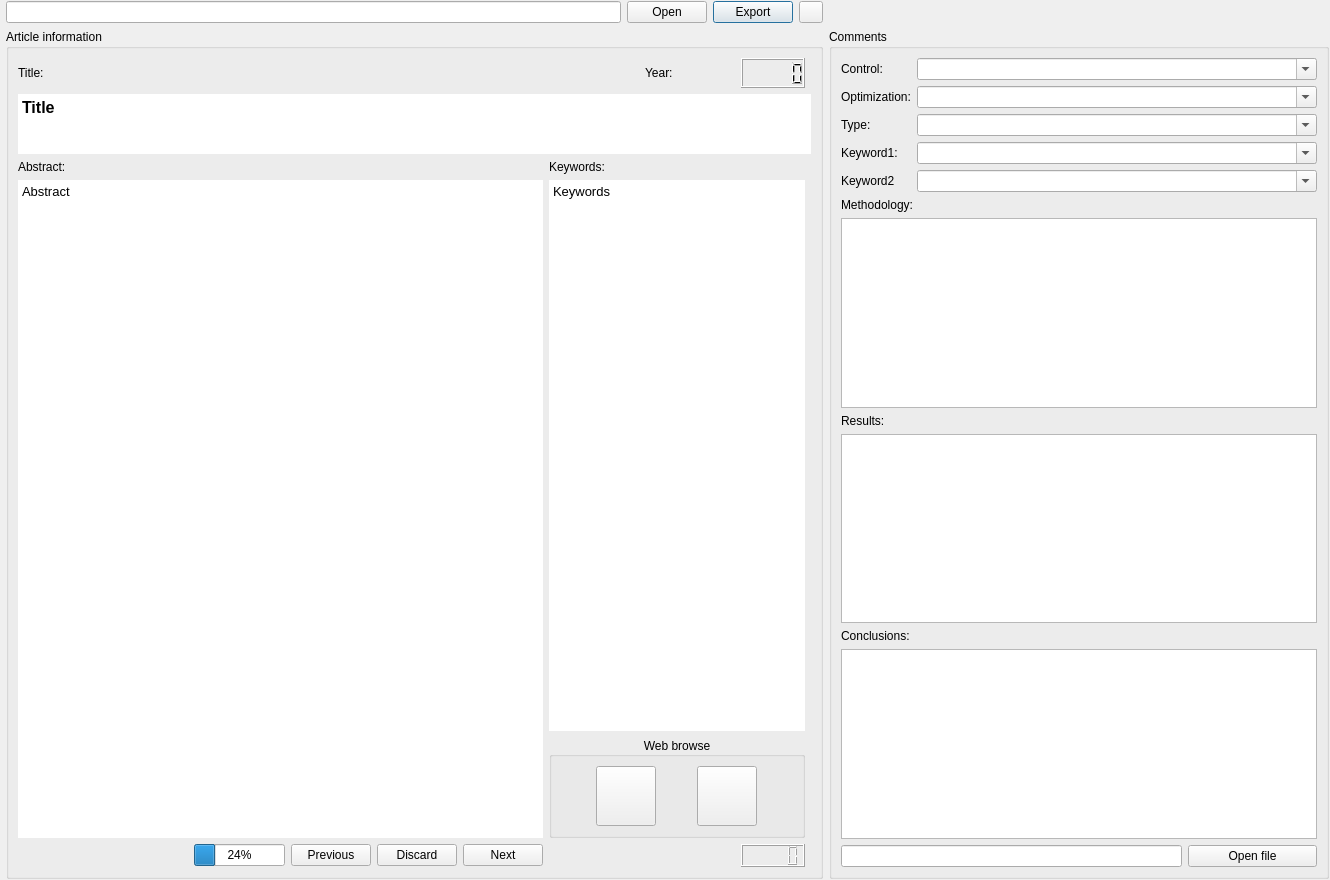
<?xml version="1.0" encoding="UTF-8"?>
<ui version="4.0">
 <class>Dialog</class>
 <widget class="QDialog" name="Dialog">
  <property name="geometry">
   <rect>
    <x>0</x>
    <y>0</y>
    <width>1316</width>
    <height>880</height>
   </rect>
  </property>
  <property name="sizePolicy">
   <sizepolicy hsizetype="Preferred" vsizetype="Preferred">
    <horstretch>0</horstretch>
    <verstretch>0</verstretch>
   </sizepolicy>
  </property>
  <property name="font">
   <font>
    <bold>false</bold>
   </font>
  </property>
  <property name="windowTitle">
   <string>Dialog</string>
  </property>
  <property name="autoFillBackground">
   <bool>false</bool>
  </property>
  <layout class="QGridLayout" name="gridLayout_3">
   <property name="leftMargin">
    <number>6</number>
   </property>
   <property name="topMargin">
    <number>1</number>
   </property>
   <property name="rightMargin">
    <number>1</number>
   </property>
   <property name="bottomMargin">
    <number>1</number>
   </property>
   <item row="0" column="2">
    <widget class="QPushButton" name="save">
     <property name="sizePolicy">
      <sizepolicy hsizetype="Fixed" vsizetype="Fixed">
       <horstretch>0</horstretch>
       <verstretch>0</verstretch>
      </sizepolicy>
     </property>
     <property name="text">
      <string>Export</string>
     </property>
    </widget>
   </item>
   <item row="1" column="0" rowspan="3" colspan="4">
    <widget class="QGroupBox" name="groupBox_2">
     <property name="sizePolicy">
      <sizepolicy hsizetype="Fixed" vsizetype="Preferred">
       <horstretch>0</horstretch>
       <verstretch>0</verstretch>
      </sizepolicy>
     </property>
     <property name="maximumSize">
      <size>
       <width>1000</width>
       <height>16777215</height>
      </size>
     </property>
     <property name="title">
      <string>Article information</string>
     </property>
     <layout class="QGridLayout" name="gridLayout_2">
      <item row="3" column="2">
       <widget class="QLabel" name="label_3">
        <property name="text">
         <string>Keywords:</string>
        </property>
       </widget>
      </item>
      <item row="12" column="2" colspan="2">
       <spacer name="horizontalSpacer_2">
        <property name="orientation">
         <enum>Qt::Horizontal</enum>
        </property>
        <property name="sizeHint" stdset="0">
         <size>
          <width>170</width>
          <height>20</height>
         </size>
        </property>
       </spacer>
      </item>
      <item row="0" column="4">
       <widget class="QLCDNumber" name="year">
        <property name="sizePolicy">
         <sizepolicy hsizetype="Fixed" vsizetype="Fixed">
          <horstretch>0</horstretch>
          <verstretch>0</verstretch>
         </sizepolicy>
        </property>
        <property name="minimumSize">
         <size>
          <width>0</width>
          <height>30</height>
         </size>
        </property>
       </widget>
      </item>
      <item row="3" column="0">
       <widget class="QLabel" name="label_2">
        <property name="sizePolicy">
         <sizepolicy hsizetype="Preferred" vsizetype="Fixed">
          <horstretch>0</horstretch>
          <verstretch>0</verstretch>
         </sizepolicy>
        </property>
        <property name="text">
         <string>Abstract:</string>
        </property>
       </widget>
      </item>
      <item row="12" column="1">
       <layout class="QHBoxLayout" name="horizontalLayout">
        <property name="sizeConstraint">
         <enum>QLayout::SetFixedSize</enum>
        </property>
        <item>
         <widget class="QProgressBar" name="progressBar">
          <property name="value">
           <number>24</number>
          </property>
         </widget>
        </item>
        <item>
         <widget class="QPushButton" name="previous">
          <property name="text">
           <string>Previous</string>
          </property>
         </widget>
        </item>
        <item>
         <widget class="QPushButton" name="discard">
          <property name="sizePolicy">
           <sizepolicy hsizetype="Minimum" vsizetype="Fixed">
            <horstretch>0</horstretch>
            <verstretch>0</verstretch>
           </sizepolicy>
          </property>
          <property name="text">
           <string>Discard</string>
          </property>
         </widget>
        </item>
        <item>
         <widget class="QPushButton" name="next">
          <property name="text">
           <string>Next</string>
          </property>
         </widget>
        </item>
       </layout>
      </item>
      <item row="4" column="2" rowspan="4" colspan="3">
       <widget class="QPlainTextEdit" name="keywords">
        <property name="enabled">
         <bool>true</bool>
        </property>
        <property name="sizePolicy">
         <sizepolicy hsizetype="Preferred" vsizetype="Preferred">
          <horstretch>0</horstretch>
          <verstretch>0</verstretch>
         </sizepolicy>
        </property>
        <property name="font">
         <font>
          <family>Arial</family>
          <pointsize>10</pointsize>
          <bold>false</bold>
         </font>
        </property>
        <property name="cursor" stdset="0">
         <cursorShape>ArrowCursor</cursorShape>
        </property>
        <property name="frameShape">
         <enum>QFrame::NoFrame</enum>
        </property>
        <property name="lineWidth">
         <number>0</number>
        </property>
        <property name="readOnly">
         <bool>true</bool>
        </property>
        <property name="plainText">
         <string>Keywords
</string>
        </property>
       </widget>
      </item>
      <item row="12" column="0">
       <spacer name="horizontalSpacer">
        <property name="orientation">
         <enum>Qt::Horizontal</enum>
        </property>
        <property name="sizeHint" stdset="0">
         <size>
          <width>170</width>
          <height>20</height>
         </size>
        </property>
       </spacer>
      </item>
      <item row="4" column="0" rowspan="5" colspan="2">
       <widget class="QPlainTextEdit" name="abstract_2">
        <property name="enabled">
         <bool>true</bool>
        </property>
        <property name="sizePolicy">
         <sizepolicy hsizetype="Preferred" vsizetype="Expanding">
          <horstretch>0</horstretch>
          <verstretch>0</verstretch>
         </sizepolicy>
        </property>
        <property name="font">
         <font>
          <family>Arial</family>
          <pointsize>10</pointsize>
          <bold>false</bold>
         </font>
        </property>
        <property name="frameShape">
         <enum>QFrame::NoFrame</enum>
        </property>
        <property name="readOnly">
         <bool>true</bool>
        </property>
        <property name="plainText">
         <string>Abstract</string>
        </property>
       </widget>
      </item>
      <item row="2" column="0" colspan="6">
       <widget class="QPlainTextEdit" name="title">
        <property name="enabled">
         <bool>true</bool>
        </property>
        <property name="sizePolicy">
         <sizepolicy hsizetype="Preferred" vsizetype="Fixed">
          <horstretch>0</horstretch>
          <verstretch>0</verstretch>
         </sizepolicy>
        </property>
        <property name="maximumSize">
         <size>
          <width>16777215</width>
          <height>60</height>
         </size>
        </property>
        <property name="font">
         <font>
          <family>Arial</family>
          <pointsize>12</pointsize>
          <bold>true</bold>
         </font>
        </property>
        <property name="cursor" stdset="0">
         <cursorShape>ArrowCursor</cursorShape>
        </property>
        <property name="autoFillBackground">
         <bool>false</bool>
        </property>
        <property name="frameShape">
         <enum>QFrame::NoFrame</enum>
        </property>
        <property name="lineWidth">
         <number>0</number>
        </property>
        <property name="readOnly">
         <bool>true</bool>
        </property>
        <property name="plainText">
         <string>Title</string>
        </property>
       </widget>
      </item>
      <item row="12" column="4">
       <widget class="QLCDNumber" name="number">
        <property name="maximumSize">
         <size>
          <width>16777215</width>
          <height>30</height>
         </size>
        </property>
       </widget>
      </item>
      <item row="0" column="3">
       <widget class="QLabel" name="label_12">
        <property name="text">
         <string>Year:</string>
        </property>
       </widget>
      </item>
      <item row="8" column="2" colspan="3">
       <widget class="QGroupBox" name="groupBox_3">
        <property name="sizePolicy">
         <sizepolicy hsizetype="Preferred" vsizetype="Fixed">
          <horstretch>0</horstretch>
          <verstretch>0</verstretch>
         </sizepolicy>
        </property>
        <property name="title">
         <string>Web browse</string>
        </property>
        <property name="alignment">
         <set>Qt::AlignCenter</set>
        </property>
        <layout class="QHBoxLayout" name="horizontalLayout_2">
         <item>
          <widget class="QPushButton" name="google">
           <property name="sizePolicy">
            <sizepolicy hsizetype="Fixed" vsizetype="Fixed">
             <horstretch>0</horstretch>
             <verstretch>0</verstretch>
            </sizepolicy>
           </property>
           <property name="minimumSize">
            <size>
             <width>60</width>
             <height>60</height>
            </size>
           </property>
           <property name="maximumSize">
            <size>
             <width>60</width>
             <height>60</height>
            </size>
           </property>
           <property name="styleSheet">
            <string notr="true">border-image :url(\&quot;edg.png\&quot;);
background-repeat: no-repeat;
background-position: center;</string>
           </property>
           <property name="text">
            <string/>
           </property>
          </widget>
         </item>
         <item>
          <widget class="QPushButton" name="sciHub">
           <property name="sizePolicy">
            <sizepolicy hsizetype="Preferred" vsizetype="Fixed">
             <horstretch>0</horstretch>
             <verstretch>0</verstretch>
            </sizepolicy>
           </property>
           <property name="minimumSize">
            <size>
             <width>60</width>
             <height>60</height>
            </size>
           </property>
           <property name="maximumSize">
            <size>
             <width>60</width>
             <height>60</height>
            </size>
           </property>
           <property name="styleSheet">
            <string notr="true">border-image :url(\&quot;sci-hub.png\&quot;);
background-repeat: no-repeat;
background-position: center;</string>
           </property>
           <property name="text">
            <string/>
           </property>
          </widget>
         </item>
        </layout>
       </widget>
      </item>
      <item row="0" column="0">
       <widget class="QLabel" name="label">
        <property name="text">
         <string>Title:</string>
        </property>
       </widget>
      </item>
     </layout>
    </widget>
   </item>
   <item row="0" column="0">
    <widget class="QLineEdit" name="filename">
     <property name="sizePolicy">
      <sizepolicy hsizetype="Preferred" vsizetype="Fixed">
       <horstretch>0</horstretch>
       <verstretch>0</verstretch>
      </sizepolicy>
     </property>
    </widget>
   </item>
   <item row="1" column="4" rowspan="3" colspan="2">
    <widget class="QGroupBox" name="groupBox">
     <property name="sizePolicy">
      <sizepolicy hsizetype="Preferred" vsizetype="Preferred">
       <horstretch>0</horstretch>
       <verstretch>0</verstretch>
      </sizepolicy>
     </property>
     <property name="minimumSize">
      <size>
       <width>500</width>
       <height>0</height>
      </size>
     </property>
     <property name="title">
      <string>Comments</string>
     </property>
     <layout class="QGridLayout" name="gridLayout">
      <item row="0" column="1">
       <widget class="QLabel" name="label_4">
        <property name="sizePolicy">
         <sizepolicy hsizetype="Fixed" vsizetype="Preferred">
          <horstretch>0</horstretch>
          <verstretch>0</verstretch>
         </sizepolicy>
        </property>
        <property name="text">
         <string>Control:</string>
        </property>
       </widget>
      </item>
      <item row="4" column="2" colspan="3">
       <widget class="QComboBox" name="k2">
        <property name="editable">
         <bool>true</bool>
        </property>
       </widget>
      </item>
      <item row="5" column="1" colspan="3">
       <widget class="QLabel" name="label_7">
        <property name="text">
         <string>Methodology:</string>
        </property>
       </widget>
      </item>
      <item row="11" column="1" colspan="4">
       <widget class="QTextEdit" name="conclusions">
        <property name="sizePolicy">
         <sizepolicy hsizetype="Preferred" vsizetype="Preferred">
          <horstretch>0</horstretch>
          <verstretch>0</verstretch>
         </sizepolicy>
        </property>
       </widget>
      </item>
      <item row="3" column="1">
       <widget class="QLabel" name="label_10">
        <property name="sizePolicy">
         <sizepolicy hsizetype="Fixed" vsizetype="Preferred">
          <horstretch>0</horstretch>
          <verstretch>0</verstretch>
         </sizepolicy>
        </property>
        <property name="text">
         <string>Keyword1:</string>
        </property>
       </widget>
      </item>
      <item row="9" column="1" colspan="4">
       <widget class="QTextEdit" name="results">
        <property name="sizePolicy">
         <sizepolicy hsizetype="Preferred" vsizetype="Preferred">
          <horstretch>0</horstretch>
          <verstretch>0</verstretch>
         </sizepolicy>
        </property>
       </widget>
      </item>
      <item row="4" column="1">
       <widget class="QLabel" name="label_11">
        <property name="sizePolicy">
         <sizepolicy hsizetype="Fixed" vsizetype="Preferred">
          <horstretch>0</horstretch>
          <verstretch>0</verstretch>
         </sizepolicy>
        </property>
        <property name="text">
         <string>Keyword2</string>
        </property>
       </widget>
      </item>
      <item row="12" column="4">
       <widget class="QPushButton" name="openFile">
        <property name="text">
         <string>Open file</string>
        </property>
       </widget>
      </item>
      <item row="12" column="1" colspan="3">
       <widget class="QLineEdit" name="pkl_name">
        <property name="sizePolicy">
         <sizepolicy hsizetype="Preferred" vsizetype="Fixed">
          <horstretch>0</horstretch>
          <verstretch>0</verstretch>
         </sizepolicy>
        </property>
       </widget>
      </item>
      <item row="8" column="1" colspan="3">
       <widget class="QLabel" name="label_8">
        <property name="text">
         <string>Results:</string>
        </property>
       </widget>
      </item>
      <item row="3" column="2" colspan="3">
       <widget class="QComboBox" name="k1">
        <property name="editable">
         <bool>true</bool>
        </property>
       </widget>
      </item>
      <item row="1" column="1">
       <widget class="QLabel" name="label_5">
        <property name="sizePolicy">
         <sizepolicy hsizetype="Fixed" vsizetype="Preferred">
          <horstretch>0</horstretch>
          <verstretch>0</verstretch>
         </sizepolicy>
        </property>
        <property name="text">
         <string>Optimization:</string>
        </property>
       </widget>
      </item>
      <item row="2" column="1">
       <widget class="QLabel" name="label_6">
        <property name="sizePolicy">
         <sizepolicy hsizetype="Fixed" vsizetype="Preferred">
          <horstretch>0</horstretch>
          <verstretch>0</verstretch>
         </sizepolicy>
        </property>
        <property name="text">
         <string>Type:</string>
        </property>
       </widget>
      </item>
      <item row="7" column="1" colspan="4">
       <widget class="QTextEdit" name="methodology">
        <property name="sizePolicy">
         <sizepolicy hsizetype="Preferred" vsizetype="Preferred">
          <horstretch>0</horstretch>
          <verstretch>0</verstretch>
         </sizepolicy>
        </property>
       </widget>
      </item>
      <item row="2" column="2" colspan="3">
       <widget class="QComboBox" name="type">
        <property name="editable">
         <bool>true</bool>
        </property>
       </widget>
      </item>
      <item row="1" column="2" colspan="3">
       <widget class="QComboBox" name="optimization">
        <property name="editable">
         <bool>true</bool>
        </property>
       </widget>
      </item>
      <item row="0" column="2" colspan="3">
       <widget class="QComboBox" name="control">
        <property name="editable">
         <bool>true</bool>
        </property>
       </widget>
      </item>
      <item row="10" column="1" colspan="4">
       <widget class="QLabel" name="label_9">
        <property name="text">
         <string>Conclusions:</string>
        </property>
       </widget>
      </item>
     </layout>
    </widget>
   </item>
   <item row="0" column="1">
    <widget class="QPushButton" name="browse">
     <property name="sizePolicy">
      <sizepolicy hsizetype="Fixed" vsizetype="Fixed">
       <horstretch>0</horstretch>
       <verstretch>0</verstretch>
      </sizepolicy>
     </property>
     <property name="text">
      <string>Open</string>
     </property>
    </widget>
   </item>
   <item row="0" column="3">
    <widget class="QPushButton" name="directory">
     <property name="maximumSize">
      <size>
       <width>24</width>
       <height>24</height>
      </size>
     </property>
     <property name="styleSheet">
      <string notr="true">border-image :url(\&quot;folder.jpg\&quot;);
background-repeat: no-repeat;
background-position: center;</string>
     </property>
     <property name="text">
      <string/>
     </property>
    </widget>
   </item>
  </layout>
 </widget>
 <resources/>
 <connections/>
</ui>
